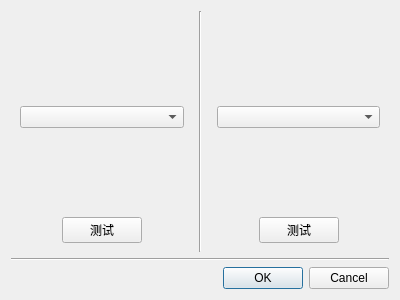
<?xml version="1.0" encoding="UTF-8"?>
<ui version="4.0">
 <class>audioconfigdialog</class>
 <widget class="QDialog" name="audioconfigdialog">
  <property name="geometry">
   <rect>
    <x>0</x>
    <y>0</y>
    <width>400</width>
    <height>300</height>
   </rect>
  </property>
  <property name="windowTitle">
   <string>Dialog</string>
  </property>
  <property name="styleSheet">
   <string notr="true"/>
  </property>
  <layout class="QVBoxLayout" name="verticalLayout_2">
   <item>
    <layout class="QVBoxLayout" name="verticalLayout" stretch="50,0,1">
     <item>
      <layout class="QHBoxLayout" name="horizontalLayout" stretch="1,0,1">
       <item>
        <widget class="QWidget" name="widget_3" native="true">
         <layout class="QVBoxLayout" name="verticalLayout_3">
          <item>
           <layout class="QHBoxLayout" name="horizontalLayout_3">
            <item>
             <widget class="QWidget" name="widget" native="true">
              <property name="minimumSize">
               <size>
                <width>80</width>
                <height>80</height>
               </size>
              </property>
              <property name="maximumSize">
               <size>
                <width>80</width>
                <height>80</height>
               </size>
              </property>
              <property name="styleSheet">
               <string notr="true">image: url(:/images/speaker_icon);</string>
              </property>
             </widget>
            </item>
            <item>
             <spacer name="horizontalSpacer">
              <property name="orientation">
               <enum>Qt::Horizontal</enum>
              </property>
              <property name="sizeHint" stdset="0">
               <size>
                <width>40</width>
                <height>20</height>
               </size>
              </property>
             </spacer>
            </item>
           </layout>
          </item>
          <item>
           <widget class="QComboBox" name="comboBox_player"/>
          </item>
          <item>
           <spacer name="verticalSpacer">
            <property name="orientation">
             <enum>Qt::Vertical</enum>
            </property>
            <property name="sizeHint" stdset="0">
             <size>
              <width>20</width>
              <height>40</height>
             </size>
            </property>
           </spacer>
          </item>
          <item>
           <layout class="QHBoxLayout" name="horizontalLayout_4">
            <item>
             <spacer name="horizontalSpacer_3">
              <property name="orientation">
               <enum>Qt::Horizontal</enum>
              </property>
              <property name="sizeHint" stdset="0">
               <size>
                <width>40</width>
                <height>20</height>
               </size>
              </property>
             </spacer>
            </item>
            <item>
             <widget class="QPushButton" name="pushButton_testPlayer">
              <property name="text">
               <string>测试</string>
              </property>
             </widget>
            </item>
            <item>
             <spacer name="horizontalSpacer_4">
              <property name="orientation">
               <enum>Qt::Horizontal</enum>
              </property>
              <property name="sizeHint" stdset="0">
               <size>
                <width>40</width>
                <height>20</height>
               </size>
              </property>
             </spacer>
            </item>
           </layout>
          </item>
         </layout>
        </widget>
       </item>
       <item>
        <widget class="Line" name="line">
         <property name="orientation">
          <enum>Qt::Vertical</enum>
         </property>
        </widget>
       </item>
       <item>
        <widget class="QWidget" name="widget_4" native="true">
         <layout class="QVBoxLayout" name="verticalLayout_4">
          <item>
           <layout class="QHBoxLayout" name="horizontalLayout_2">
            <item>
             <widget class="QWidget" name="widget_2" native="true">
              <property name="minimumSize">
               <size>
                <width>80</width>
                <height>80</height>
               </size>
              </property>
              <property name="styleSheet">
               <string notr="true">image: url(:/images/talker_icon);</string>
              </property>
             </widget>
            </item>
            <item>
             <spacer name="horizontalSpacer_2">
              <property name="orientation">
               <enum>Qt::Horizontal</enum>
              </property>
              <property name="sizeHint" stdset="0">
               <size>
                <width>40</width>
                <height>20</height>
               </size>
              </property>
             </spacer>
            </item>
           </layout>
          </item>
          <item>
           <widget class="QComboBox" name="comboBox_recorder"/>
          </item>
          <item>
           <spacer name="verticalSpacer_2">
            <property name="orientation">
             <enum>Qt::Vertical</enum>
            </property>
            <property name="sizeHint" stdset="0">
             <size>
              <width>161</width>
              <height>74</height>
             </size>
            </property>
           </spacer>
          </item>
          <item>
           <layout class="QHBoxLayout" name="horizontalLayout_5">
            <item>
             <spacer name="horizontalSpacer_5">
              <property name="orientation">
               <enum>Qt::Horizontal</enum>
              </property>
              <property name="sizeHint" stdset="0">
               <size>
                <width>40</width>
                <height>20</height>
               </size>
              </property>
             </spacer>
            </item>
            <item>
             <widget class="QPushButton" name="pushButton_testRecorder">
              <property name="text">
               <string>测试</string>
              </property>
             </widget>
            </item>
            <item>
             <spacer name="horizontalSpacer_6">
              <property name="orientation">
               <enum>Qt::Horizontal</enum>
              </property>
              <property name="sizeHint" stdset="0">
               <size>
                <width>40</width>
                <height>20</height>
               </size>
              </property>
             </spacer>
            </item>
           </layout>
          </item>
         </layout>
        </widget>
       </item>
      </layout>
     </item>
     <item>
      <widget class="Line" name="line_2">
       <property name="orientation">
        <enum>Qt::Horizontal</enum>
       </property>
      </widget>
     </item>
     <item>
      <widget class="QDialogButtonBox" name="buttonBox">
       <property name="orientation">
        <enum>Qt::Horizontal</enum>
       </property>
       <property name="standardButtons">
        <set>QDialogButtonBox::Cancel|QDialogButtonBox::Ok</set>
       </property>
      </widget>
     </item>
    </layout>
   </item>
  </layout>
 </widget>
 <resources/>
 <connections>
  <connection>
   <sender>buttonBox</sender>
   <signal>accepted()</signal>
   <receiver>audioconfigdialog</receiver>
   <slot>accept()</slot>
   <hints>
    <hint type="sourcelabel">
     <x>248</x>
     <y>254</y>
    </hint>
    <hint type="destinationlabel">
     <x>157</x>
     <y>274</y>
    </hint>
   </hints>
  </connection>
  <connection>
   <sender>buttonBox</sender>
   <signal>rejected()</signal>
   <receiver>audioconfigdialog</receiver>
   <slot>reject()</slot>
   <hints>
    <hint type="sourcelabel">
     <x>316</x>
     <y>260</y>
    </hint>
    <hint type="destinationlabel">
     <x>286</x>
     <y>274</y>
    </hint>
   </hints>
  </connection>
 </connections>
</ui>
